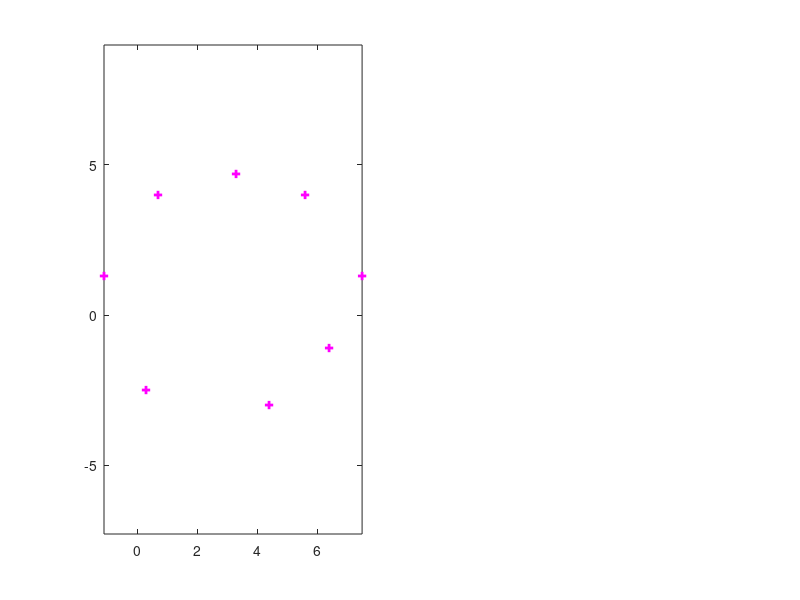

Source code (MATLAB): (Note: this script raises an error after producing the figure.)
function plot_circ_fit ()
close all; tic;
% data:
x = [0.7; 3.3; 5.6; 7.5; 6.4; 4.4; 0.3; -1.1];
y = [4; 4.7; 4; 1.3; -1.1; -3; -2.5; 1.3];
% test data with known center and radius + perturbation:
%  mtest = [2,1];  rtest = 2;  angs = 2*pi*rand(10,1);
%  x = mtest(1) + rtest*cos(angs)+0.3*randn(size(angs));
%  y = mtest(2) + rtest*sin(angs)+0.3*randn(size(angs));

% initial guess
r0 = 1;
m0 = [mean(x), mean(y)];

figure; subplot(1,2,1);
plot(x,y,'m+', 'linewidth',2);
axis equal; hold on;

[m2, r2, err_GN] = circ_geo_fit_gauss(x, y, m0, r0);
draw_circle(m2, r2, 'g--');

[m3, r3, err_DN] = circ_geo_fit_newton(x, y, m0, r0);
draw_circle(m3, r3, 'r-.');

% print the centers and the radii
centers_and_radii = [m2,m3;r2,r3]

% plot the centers of the circles:
plot(m2(1), m2(2), 'g+', m3(1), m3(2), 'r+');
legend('data', 'Gauss-Newton', 'Newton', 'location', 'so');

% plot convergence:
subplot(1,2,2);
semilogy(1:length(err_GN), err_GN, 'bo-',...
    1:length(err_DN), err_DN, 'ro-', 'linewidth',2)
xlabel('iteration');  ylabel('error');
legend('Gauss-Newton','Newton');
print -depsc2 '../PICTURES/plot_circ_fit.eps';
end

function draw_circle(C,r,s)
% plot the circle given by the center C = [c1 c2]
% and the radius r in the color s.
theta = (0:0.02:2)*pi;
plot(C(1)+r*cos(theta), C(2)+r*sin(theta), s, 'linewidth',2);
end
